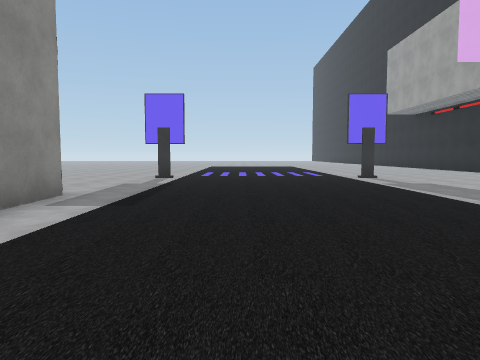
view 1 (above)

22 first-person views from a walk through a Unity game level. The camera is 1.3 m above the floor, tilts 4° down and sees 70° across. The floor is counted in squares, 2 m on a side. Each view is taken from the middle of a square. On the plan, view 1 faces up. The plan holds only what a view shows up to about 10 squares ahead; the rest is blank. The place goes on beyond the plan. The player is left out. Some surface patterns are stand-ins.

view 2
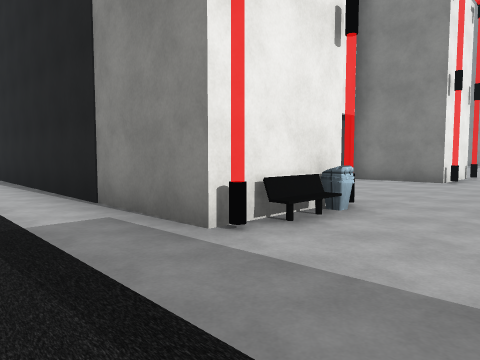

view 3
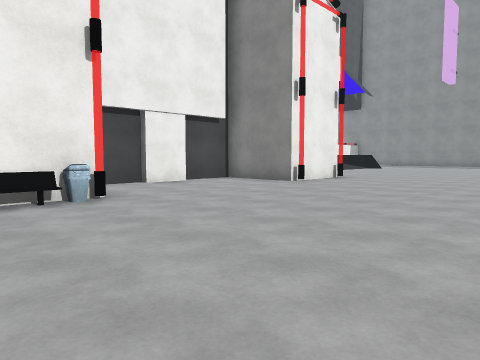

view 4
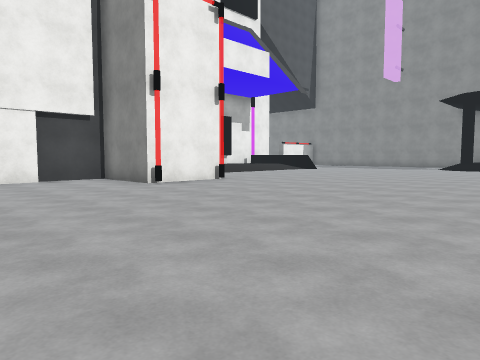

view 5
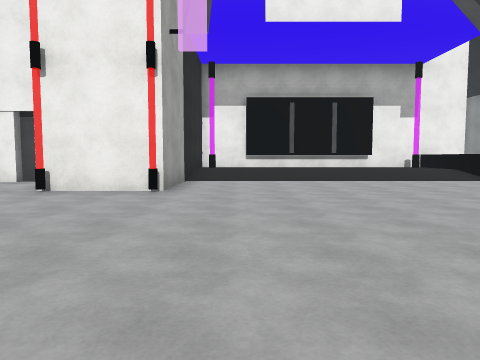

view 6
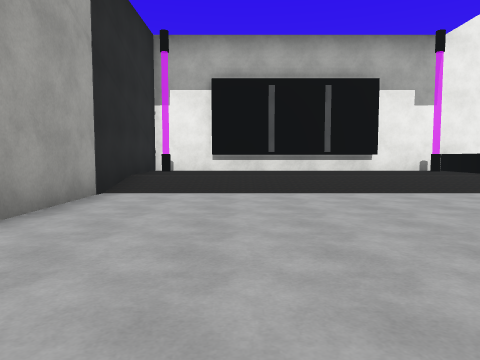

view 7
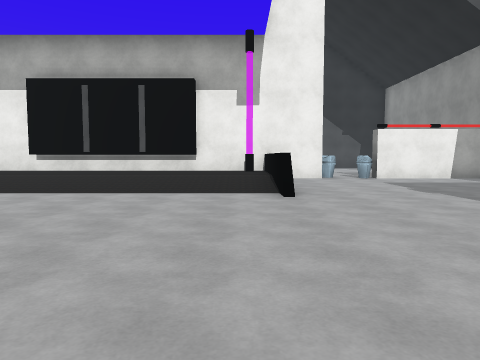

view 8
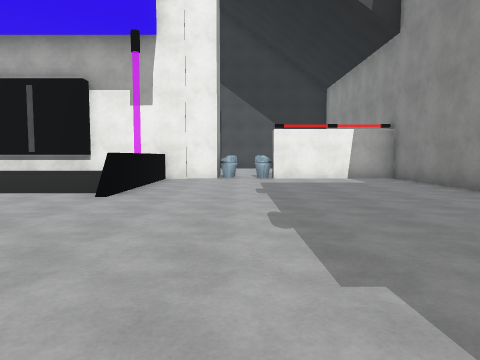

view 9
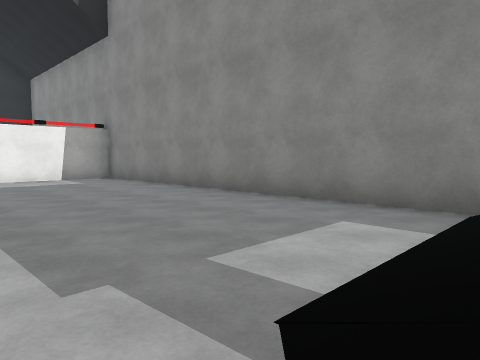

view 10
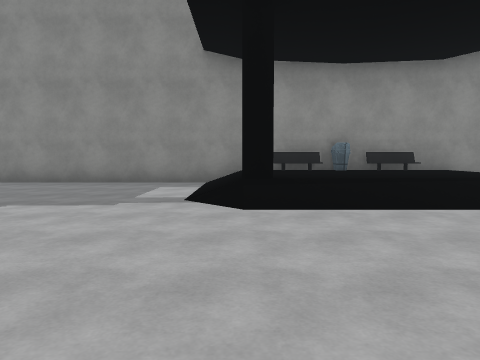

view 11
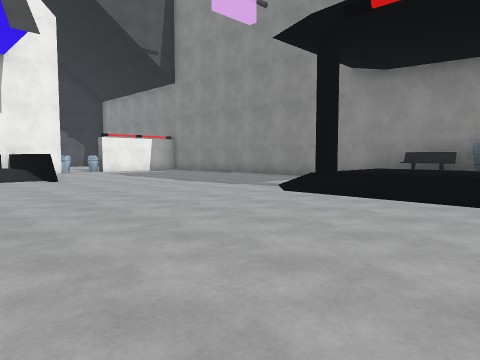

view 12
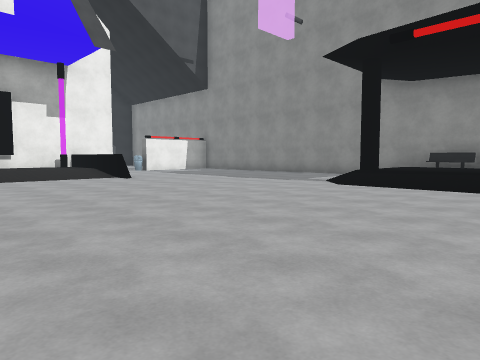

view 13
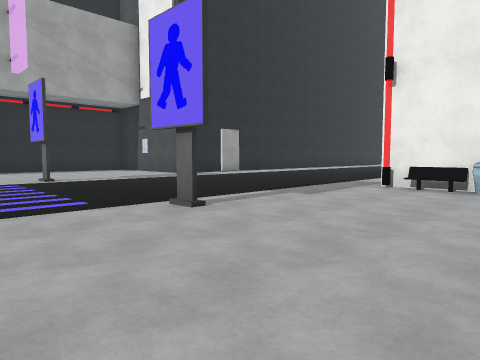

view 14
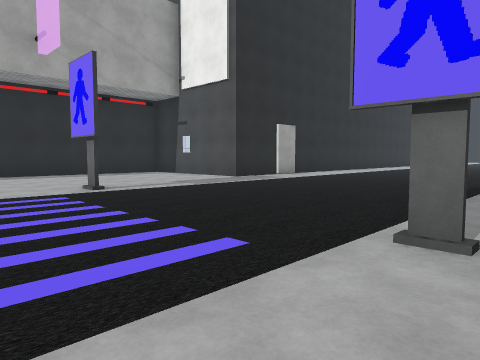

view 15
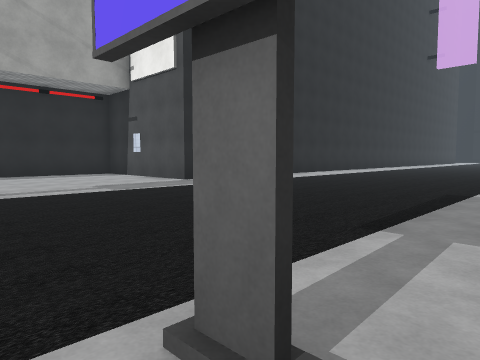

view 16
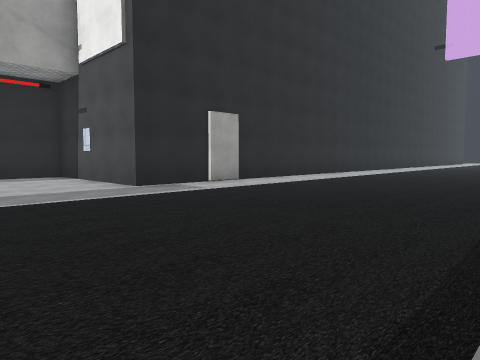

view 17
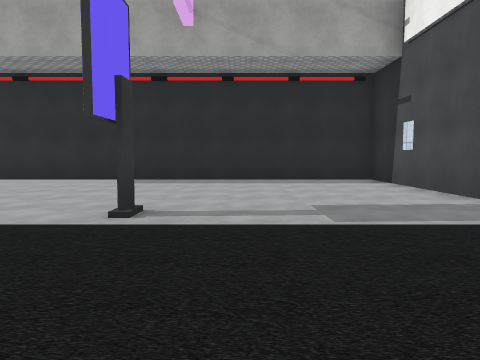

view 18
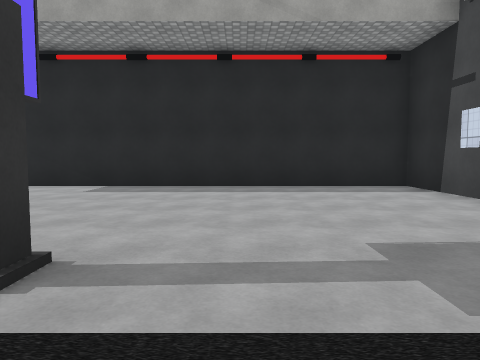

view 19
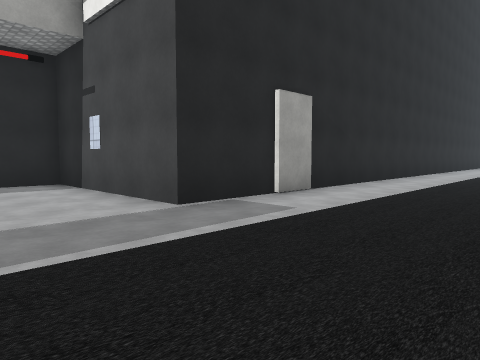

view 20
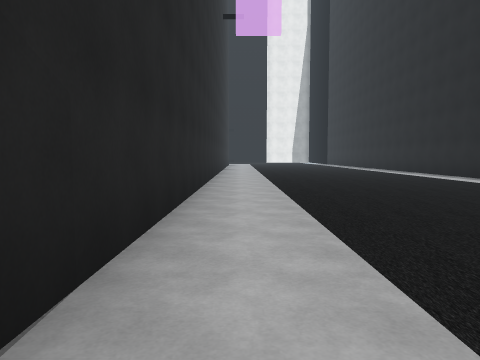

view 21
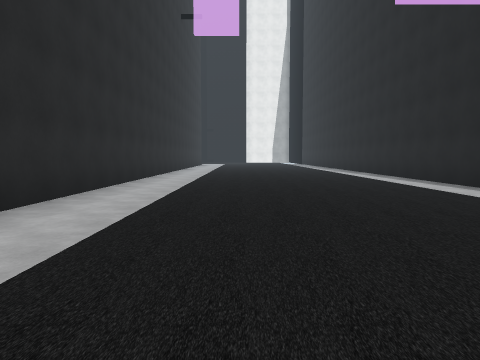

view 22
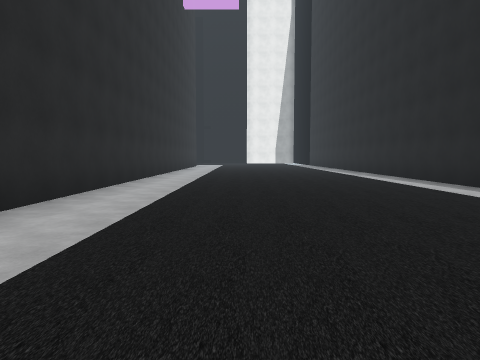

### Floor plan
Key: @ floor where view 1 was taken; # wall or solid block; . main floor; : floor 0.5 m higher than the main floor; / step, stairs or slope; = window, fence, low wall or low ledge; B bin; E bench; O other object.
Columns run from 28 left of view 1 to 10 right of it. Each row starts with its distance up from view 1.
 13 #/::/  ......      ..........    .....#
 12 #/::/........ ........................#
 11 #B::/.................................#
 10 #/::/.....................#.....#.....#
  9 #///#.................................#
  8 #.....................................#
  7 #......................B..............#
  6 #...............O#.O..O E.O...........#
  5 #...............##..... ##.......######
  4 #...............##.....  #.......#
  3 #......#........#######  #.......#
  2 #......=////////#        #.......#
  1 #......=::::::::#        #.......#
  0 #......#O::::::O         #..@....#
 -1 ####O.##########         #  .....#
 -2                          # ......#
 -3                          #.......#
 -4                          #.......#
 -5                          #.......#
 -6                          #.......#
 -7                          #.......#
 -8                          #.......#
 -9                          #.......#
-10                          #.......#
-11                          #.......#

Positions as (right, up) in squares from view 1, and headings:
1: (0, 0), facing up
2: (-1, 8), facing down-left
3: (-3, 11), facing down-left
4: (-6, 13), facing down-left
5: (-14, 12), facing down
6: (-15, 9), facing down
7: (-20, 9), facing down
8: (-23, 9), facing down
9: (-23, 9), facing down-left
10: (-19, 9), facing left
11: (-18, 13), facing down-left
12: (-16, 13), facing down-left
13: (-6, 13), facing down-right
14: (-3, 13), facing down-right
15: (-3, 11), facing down-right
16: (-2, 9), facing down-right
17: (0, 9), facing right
18: (2, 9), facing right
19: (1, 8), facing down-right
20: (4, 2), facing down
21: (2, 2), facing down
22: (2, -1), facing down
